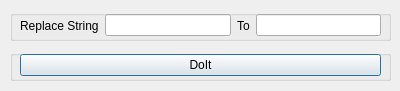
<?xml version="1.0" encoding="UTF-8"?>
<ui version="4.0">
 <class>dialog</class>
 <widget class="QDialog" name="dialog">
  <property name="geometry">
   <rect>
    <x>0</x>
    <y>0</y>
    <width>400</width>
    <height>91</height>
   </rect>
  </property>
  <property name="windowTitle">
   <string>Replace Node</string>
  </property>
  <widget class="QGroupBox" name="groupBox">
   <property name="geometry">
    <rect>
     <x>10</x>
     <y>10</y>
     <width>381</width>
     <height>31</height>
    </rect>
   </property>
   <property name="title">
    <string/>
   </property>
   <widget class="QWidget" name="horizontalLayoutWidget">
    <property name="geometry">
     <rect>
      <x>10</x>
      <y>0</y>
      <width>361</width>
      <height>31</height>
     </rect>
    </property>
    <layout class="QHBoxLayout" name="horizontalLayout">
     <item>
      <widget class="QLabel" name="label">
       <property name="text">
        <string>Replace String</string>
       </property>
      </widget>
     </item>
     <item>
      <widget class="QLineEdit" name="sourceLE"/>
     </item>
     <item>
      <widget class="QLabel" name="label_2">
       <property name="text">
        <string>To</string>
       </property>
      </widget>
     </item>
     <item>
      <widget class="QLineEdit" name="destLE"/>
     </item>
    </layout>
   </widget>
  </widget>
  <widget class="QGroupBox" name="groupBox_2">
   <property name="geometry">
    <rect>
     <x>10</x>
     <y>50</y>
     <width>381</width>
     <height>31</height>
    </rect>
   </property>
   <property name="title">
    <string/>
   </property>
   <widget class="QWidget" name="horizontalLayoutWidget_2">
    <property name="geometry">
     <rect>
      <x>10</x>
      <y>0</y>
      <width>361</width>
      <height>31</height>
     </rect>
    </property>
    <layout class="QHBoxLayout" name="horizontalLayout_2">
     <item>
      <widget class="QPushButton" name="doItBTN">
       <property name="text">
        <string>DoIt</string>
       </property>
      </widget>
     </item>
    </layout>
   </widget>
  </widget>
 </widget>
 <resources/>
 <connections/>
</ui>
